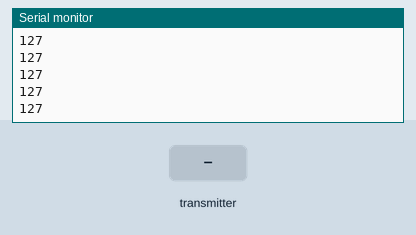
This sketch was run on a simulated Arduino Uno, built with avr-gcc and run on an emulated ATmega328P. On the bench: the last lines printed to the serial monitor. The inputs (shaded band) are chosen by the test bench. No radio packets arrive unless stated.

Above: at 1.2 s.
1.3 s: the transmitter starts sending ch1 = 0
At 1.8 s:
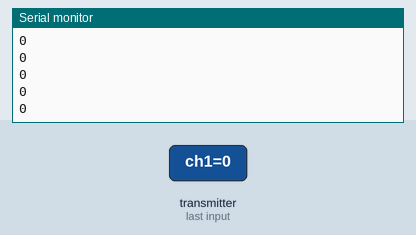
2.8 s: the transmitter starts sending ch1 = 64
At 3.4 s:
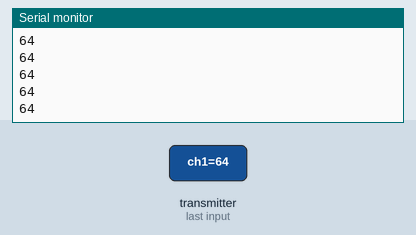
Timing chart, 0 to 5.8 s (numbered marks = the images above; inputs shaded):
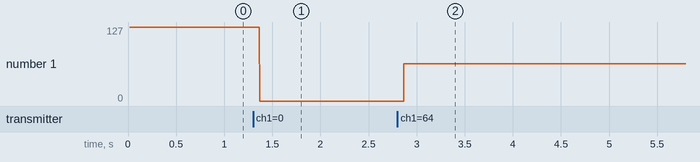

Measured:
- after the input at 1.3 s, the serial monitor: prints a new line after 0.07 s (image 1)
- after the input at 2.8 s, the serial monitor: prints a new line after 0.07 s (image 2)
- plotted number 1: 127 → 0 after the input at 1.3 s, 0 → 64 after the input at 2.8 s

The sketch:

Mimido_v3.ino
```cpp
#include <SPI.h>
#include <nRF24L01.h>
#include <RF24.h>
#include "pitches.h"


#include <avr/sleep.h>
#include "LowPower.h"  //8 sec timer to use
#include <avr/power.h>

#define RX_ADDRESS "AVUS"


RF24 radio(9,10);

const byte rxAddr[6] = RX_ADDRESS;

int i=0;
int j=0;

struct Received_data {
  byte ch1;

};

int ch1_value = 0;
Received_data received_data;

int melodyPin = 7;

void setup(){
// slow clock down to 4 MHz so that it can work at 1.8 volt
//clock_prescale_set (clock_div_2);
Serial.begin(9600);

//  while (!Serial);
 received_data.ch1 = 127;

  //Once again, begin and radio configuration
  radio.begin();
  radio.setAutoAck(false);
  //radio.setRetries(0,15)
  radio.setDataRate(RF24_250KBPS);
  radio.openReadingPipe(1,rxAddr);

  //We start the radio comunication
  radio.startListening();

 Serial.println("Recibiendo");


}

char text[2] = {0};
/**************************************************/

unsigned long last_Time = 0;

//We create the function that will read the data each certain time
void receive_the_data()
{
  while ( radio.available() ) {
  radio.read(&received_data, sizeof(Received_data));
  last_Time = millis(); //Here we receive the data
}
}

/**************************************************/
void loop(){
    //sound();
    receive_the_data();


  ch1_value = received_data.ch1;
  Serial.println(ch1_value);
 //radio.powerUp();
//        for(int i=0;i<1000;i++){
//          delay(1);
//
//    if (radio.available()) {
//                        receive_the_data();
//
//
//             ch1_value = received_data.ch1;
//                    //  radio.printDetails();
//               Serial.println(ch1_value);
//                //        radio.read(&text, sizeof(text));
//
//                    i=i+1;
//
//                    if (i>59){i=0;j=j+1;}
//
//
//                    if(ch1_value==94){
//                      sound();
//                       radio.powerDown ();
//                    //for(int ti=0;ti<4;ti++) {  //upto 5*8 this works OK
////                     Serial.println("a mimir");
//                    LowPower.powerDown(SLEEP_4S, ADC_OFF, BOD_OFF);
//                      Serial.println("recibido se mimio");
//                    //}
//                    }
//                    radio.powerUp();
//                    radio.startListening();
//                    ch1_value=0;
//      }}
//      if(!radio.available()){
//         radio.powerDown ();
//         Serial.println("en 4s mimir");
//         LowPower.powerDown(SLEEP_4S, ADC_OFF, BOD_OFF);
//          radio.powerUp();
//          radio.startListening();
//     }

}


void buzz(int targetPin, long frequency, long length) {
  long delayValue = 1000000 / frequency / 2; // calculate the delay value between transitions
  //// 1 second's worth of microseconds, divided by the frequency, then split in half since
  //// there are two phases to each cycle
  long numCycles = frequency * length / 1000; // calculate the number of cycles for proper timing
  //// multiply frequency, which is really cycles per second, by the number of seconds to
  //// get the total number of cycles to produce
  for (long i = 0; i < numCycles; i++) { // for the calculated length of time...
    digitalWrite(targetPin, HIGH); // write the buzzer pin high to push out the diaphram
    delayMicroseconds(delayValue); // wait for the calculated delay value
    digitalWrite(targetPin, LOW); // write the buzzer pin low to pull back the diaphram
    delayMicroseconds(delayValue); // wait again or the calculated delay value
  }
}
int melodyA [] = {
  NOTE_C4, NOTE_G3, NOTE_G3, NOTE_A3, NOTE_G3, 0, NOTE_B3, NOTE_C4
};

int noteDuration[] = {
  250, 125, 250, 125, 250, 125, 250, 125
};

int melody[] = {
    NOTE_A4, NOTE_D4, NOTE_F4, NOTE_G4, NOTE_A4, NOTE_D4, NOTE_F4, NOTE_G4, NOTE_E4,
    NOTE_G4, NOTE_C4, NOTE_F4, NOTE_E4, NOTE_G4, NOTE_C4, NOTE_F4, NOTE_E4, NOTE_D4

};

int DuracionNotas[] = {
  2, 2, 4, 4, 2, 2, 4, 4, 1, 2, 2, 4, 4, 2, 2, 4, 4, 1,
};
void sing() {
 int size = sizeof(melodyA) / sizeof(int);
  for (int thisNote = 0; thisNote < size; thisNote++) {

  buzz(melodyPin, melodyA[thisNote], noteDuration[thisNote]);

    // to distinguish the notes, set a minimum time between them.
    // the note's duration + 30% seems to work well:

    int pauseBetweenNotes = noteDuration[thisNote] * 1.30;
    delay(pauseBetweenNotes);

    // stop the tone playing:
    buzz(melodyPin, 0, noteDuration[thisNote]);

  }
}


void sound(){
  // Notas de la melodia, :
  for (int Nota = 0; Nota < 18; Nota++) {

    // calculo de la duracin de la nota, dividimos un segundo por el tipo de nota

    int Duracion = 1000 / DuracionNotas[Nota];
// pin usado numero 3
    tone(3, melody[Nota], Duracion);

    // para oir bien la melodia entre notas aadimos un retardo de un 40%

    int pausa = Duracion * 1.40;
       delay(pausa);

    // Paramos la melodia
    noTone(6);
  }
}
```
